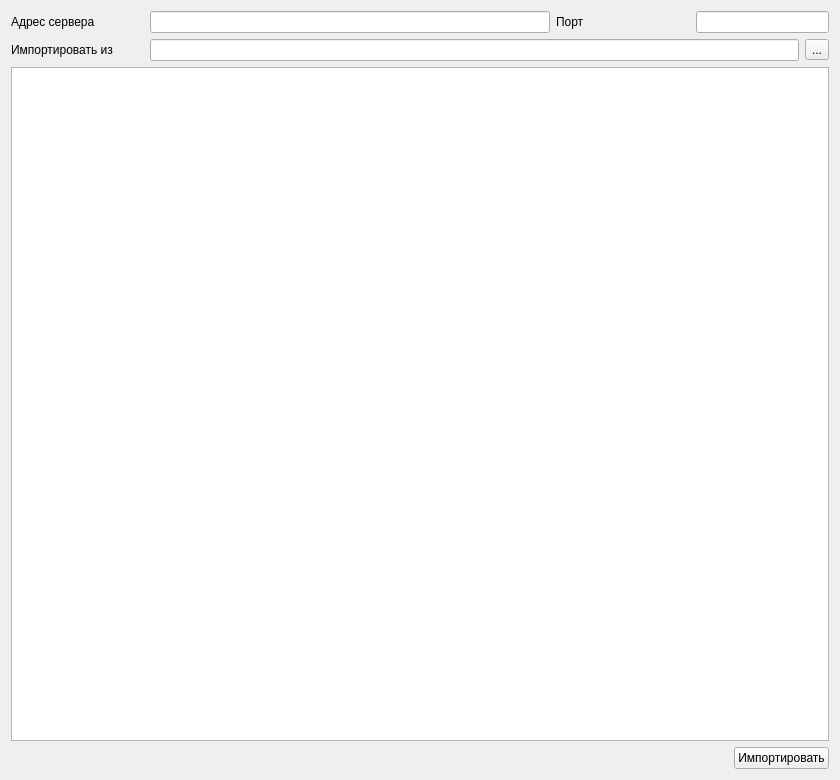
<?xml version="1.0" encoding="UTF-8"?>
<ui version="4.0">
 <class>ImportPACSDialog</class>
 <widget class="QWidget" name="ImportPACSDialog">
  <property name="geometry">
   <rect>
    <x>0</x>
    <y>0</y>
    <width>840</width>
    <height>780</height>
   </rect>
  </property>
  <property name="windowTitle">
   <string>Отправка ИЭМК</string>
  </property>
  <layout class="QGridLayout" name="gridLayout">
   <item row="0" column="0">
    <widget class="QLabel" name="label">
     <property name="text">
      <string>Адрес сервера</string>
     </property>
    </widget>
   </item>
   <item row="0" column="1" colspan="3">
    <widget class="QLineEdit" name="edtAddress"/>
   </item>
   <item row="0" column="4">
    <widget class="QLabel" name="label_2">
     <property name="text">
      <string>Порт</string>
     </property>
    </widget>
   </item>
   <item row="0" column="5">
    <widget class="QLineEdit" name="edtPort">
     <property name="sizePolicy">
      <sizepolicy hsizetype="Preferred" vsizetype="Fixed">
       <horstretch>0</horstretch>
       <verstretch>0</verstretch>
      </sizepolicy>
     </property>
    </widget>
   </item>
   <item row="2" column="0" colspan="6">
    <widget class="QSplitter" name="splitter">
     <property name="orientation">
      <enum>Qt::Vertical</enum>
     </property>
     <widget class="QTextBrowser" name="txtLog"/>
    </widget>
   </item>
   <item row="3" column="0" colspan="6">
    <layout class="QHBoxLayout" name="horizontalLayout_3">
     <item>
      <spacer name="horizontalSpacer">
       <property name="orientation">
        <enum>Qt::Horizontal</enum>
       </property>
       <property name="sizeHint" stdset="0">
        <size>
         <width>40</width>
         <height>20</height>
        </size>
       </property>
      </spacer>
     </item>
     <item>
      <widget class="QPushButton" name="btnImport">
       <property name="text">
        <string>Импортировать</string>
       </property>
      </widget>
     </item>
    </layout>
   </item>
   <item row="1" column="0">
    <widget class="QLabel" name="label_3">
     <property name="text">
      <string>Импортировать из</string>
     </property>
    </widget>
   </item>
   <item row="1" column="1" colspan="5">
    <layout class="QHBoxLayout" name="horizontalLayout">
     <item>
      <widget class="QLineEdit" name="edtFileName">
       <property name="text">
        <string/>
       </property>
       <property name="readOnly">
        <bool>true</bool>
       </property>
      </widget>
     </item>
     <item>
      <widget class="QToolButton" name="btnSelectFile">
       <property name="text">
        <string>...</string>
       </property>
      </widget>
     </item>
    </layout>
   </item>
  </layout>
  <zorder></zorder>
  <zorder>label</zorder>
  <zorder>edtAddress</zorder>
  <zorder>splitter</zorder>
  <zorder>label_2</zorder>
  <zorder>edtPort</zorder>
  <zorder>label_3</zorder>
  <zorder>layoutWidget</zorder>
  <zorder>edtFileName</zorder>
 </widget>
 <tabstops>
  <tabstop>txtLog</tabstop>
  <tabstop>btnImport</tabstop>
 </tabstops>
 <resources/>
 <connections/>
</ui>
